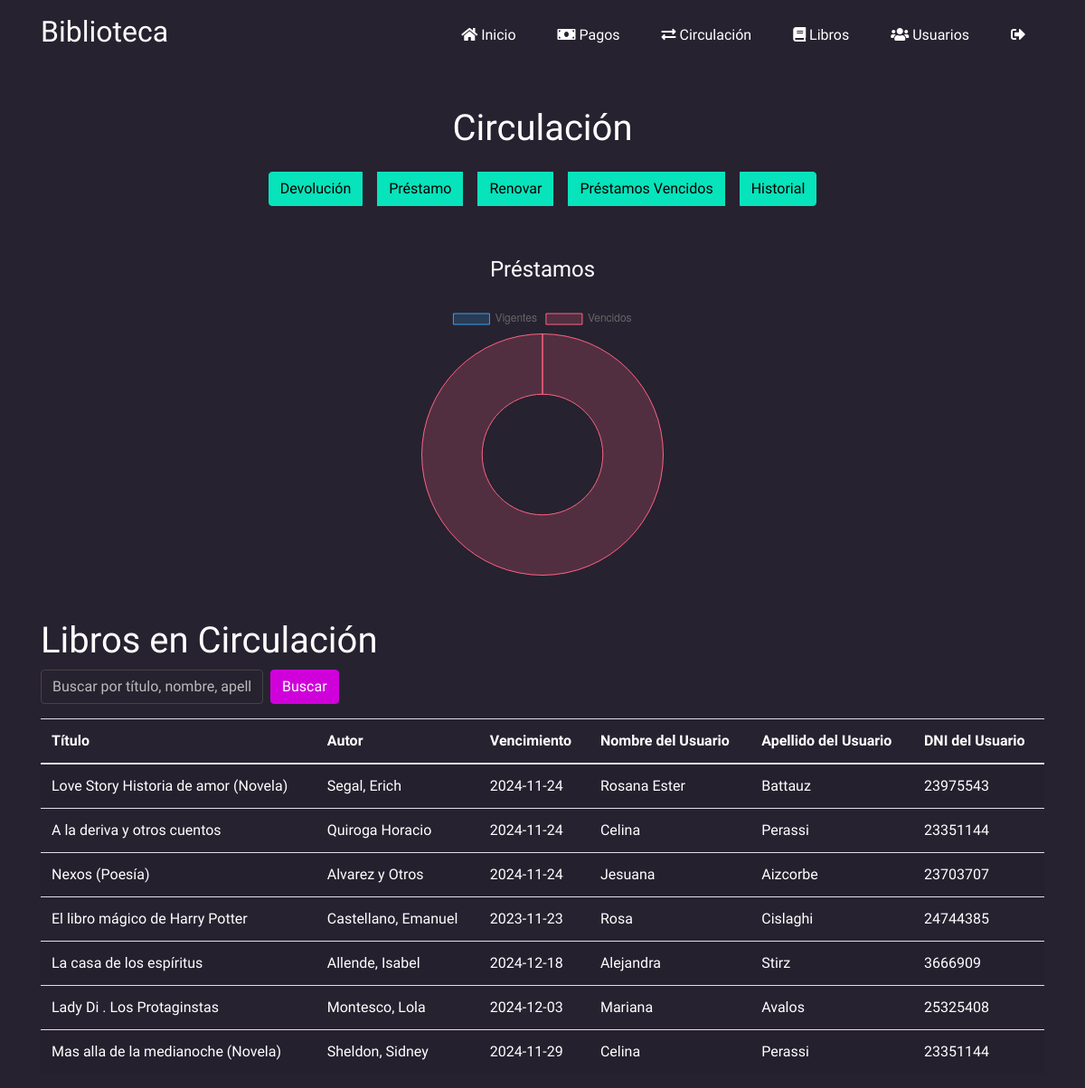
The page /circulacion/circulacion.php (signed in) on the database its author committed.
### tables this page shows
CREATE TABLE `prestamos` (
  `id` int(11) NOT NULL,
  `id_libro` int(11) NOT NULL,
  `id_usuario` int(11) NOT NULL,
  `vencimiento` date NOT NULL
);

CREATE TABLE `libros` (
  `AUTOR` varchar(255) NOT NULL,
  `TITULO` varchar(255) NOT NULL,
  `EDITORIAL` varchar(255) NOT NULL,
  `ISBN` varchar(50) NOT NULL,
  `ID` int(11) NOT NULL,
  `ESTANTE` varchar(255) DEFAULT NULL,
  `CATEGORIA` varchar(255) DEFAULT NULL,
  `CDU` varchar(255) DEFAULT NULL,
  `NUMERO` varchar(255) DEFAULT NULL,
  `ESTADO` varchar(255) DEFAULT NULL
);

CREATE TABLE `usuarios` (
  `id` int(11) NOT NULL,
  `password` text NOT NULL,
  `apellido` varchar(255) NOT NULL,
  `dni` varchar(20) NOT NULL,
  `categoria` varchar(50) NOT NULL,
  `correo` varchar(255) NOT NULL,
  `telefono` varchar(20) NOT NULL,
  `numero_de_socio` int(11) NOT NULL,
  `tipo_usuario` enum('administrador','socio') NOT NULL DEFAULT 'socio',
  `nombre` varchar(255) NOT NULL,
  `direccion` varchar(255) NOT NULL,
  `genero` varchar(10) DEFAULT NULL
);

### circulacion/circulacion.php (the view, shortened to what this page needs)
<?php include 'header_circulacion.php'; ?>
<?php include '../db_connection.php'; ?>
<main class="container mt-5">
    <?php
    $sql = "SELECT
                SUM(CASE WHEN vencimiento >= CURDATE() THEN 1 ELSE 0 END) AS vigentes,
                SUM(CASE WHEN vencimiento < CURDATE() THEN 1 ELSE 0 END) AS vencidos
            FROM prestamos";
    $result = $conn->query($sql);
    $vigentes = 0;
    $vencidos = 0;
    if ($result->num_rows > 0) {
        $row = $result->fetch_assoc();
        $vigentes = $row['vigentes'];
        $vencidos = $row['vencidos'];
    }
    ?>
    <div class="container mt-5 text-center">
        <h4 class="mb-4">Préstamos</h4>
        <div class="chart-container" style="width: 400px; height: 400px; margin: 0 auto;">
            <canvas id="prestamosChart"></canvas>
        </div>
    </div>
    <h1 class="mt-5">Libros en Circulación</h1>
    <?php
    $search_term = '';
    $libros_sql = "SELECT prestamos.id AS prestamo_id, libros.titulo, libros.autor, prestamos.vencimiento,
                          usuarios.nombre, usuarios.apellido, usuarios.dni
                   FROM prestamos
                   JOIN libros ON prestamos.id_libro = libros.id
                   JOIN usuarios ON prestamos.id_usuario = usuarios.id
                   WHERE libros.titulo LIKE ? OR usuarios.nombre LIKE ? OR usuarios.apellido LIKE ? OR usuarios.dni LIKE ?";
    $stmt = $conn->prepare($libros_sql);
    $search_term_like = '%' . $search_term . '%';
    $stmt->bind_param("ssss", $search_term_like, $search_term_like, $search_term_like, $search_term_like);
    $stmt->execute();
    $libros_result = $stmt->get_result();
    ?>
    <form method="GET" action="circulacion.php" class="form-inline mb-3">
        <input type="text" name="search" class="form-control mr-2" placeholder="Buscar por título, nombre, apellido o DNI" value="<?php echo htmlspecialchars($search_term); ?>">
        <button type="submit" class="btn btn-primary buscar-btn buscar-btn">Buscar</button>
    </form>
    <?php if ($libros_result->num_rows > 0): ?>
        <div class="table-responsive">
            <table class="table table-striped">
                <thead>
                    <tr>
                        <th>Título</th>
                        <th>Autor</th>
                        <th>Vencimiento</th>
                        <th>Nombre del Usuario</th>
                        <th>Apellido del Usuario</th>
                        <th>DNI del Usuario</th>
                    </tr>
                </thead>
                <tbody>
                    <?php while ($row = $libros_result->fetch_assoc()): ?>
                        <tr>
                            <td><?php echo htmlspecialchars($row['titulo']); ?></td>
                            <td><?php echo htmlspecialchars($row['autor']); ?></td>
                            <td><?php echo htmlspecialchars($row['vencimiento']); ?></td>
                            <td><?php echo htmlspecialchars($row['nombre']); ?></td>
                            <td><?php echo htmlspecialchars($row['apellido']); ?></td>
                            <td><?php echo htmlspecialchars($row['dni']); ?></td>
                        </tr>
                    <?php endwhile; ?>
                </tbody>
            </table>
        </div>
    <?php else: ?>
        <p>No se encontraron libros prestados.</p>
    <?php endif; ?>
</main>
<script>
    document.addEventListener("DOMContentLoaded", function() {
        var ctx = document.getElementById('prestamosChart').getContext('2d');
        var prestamosChart = new Chart(ctx, {
            type: 'doughnut',
            data: {
                labels: ['Vigentes', 'Vencidos'],
                datasets: [{
                    label: 'Préstamos',
                    data: [<?php echo $vigentes; ?>, <?php echo $vencidos; ?>],
                    backgroundColor: [
                        'rgba(54, 162, 235, 0.2)',
                        'rgba(255, 99, 132, 0.2)'
                    ],
                    borderColor: [
                        'rgba(54, 162, 235, 1)',
                        'rgba(255, 99, 132, 1)'
                    ],
                    borderWidth: 1
                }]
            },
            options: {
                responsive: true,
                maintainAspectRatio: false,
                plugins: {
                    legend: {
                        position: 'top',
                    },
                    tooltip: {
                        callbacks: {
                            label: function(tooltipItem) {
                                return tooltipItem.label + ': ' + tooltipItem.raw;
                            }
                        }
                    }
                }
            }
        });
    });
</script>
</body>
</html>

### header.php (shortened to what this page needs)
<?php
$es_administrador = isset($_SESSION['tipo_usuario']) && $_SESSION['tipo_usuario'] === 'administrador';
?>
<!DOCTYPE html>
<html lang="es">
<head>
    <link href="https://stackpath.bootstrapcdn.com/bootstrap/4.5.2/css/bootstrap.min.css" rel="stylesheet">
    <link rel="stylesheet" href="https://cdnjs.cloudflare.com/ajax/libs/font-awesome/5.15.3/css/all.min.css">
</head>
<body class="lexend-custom">
<header class="text-white p-3 header-large" id="main-header">
    <div class="container">
        <div class="d-flex justify-content-between align-items-center">
            <h1 class="h3">Biblioteca</h1>
            <nav class="top-menu">
                    <a href="/biblioteca/inicio/inicio.php" class="btn btn-custom"><i class="fas fa-home"></i> Inicio</a>
                <?php if ($es_administrador): ?>
                    <a href="/biblioteca/pagos/pagar_cuota.php" class="btn btn-custom"><i class="fas fa-money-bill"></i> Pagos</a>
                    <a href="/biblioteca/circulacion/circulacion.php" class="btn btn-custom"><i class="fas fa-exchange-alt"></i> Circulación</a>
                    <a href="/biblioteca/libros/libros_buscar.php" class="btn btn-custom"><i class="fas fa-book"></i> Libros</a>
                    <a href="/biblioteca/usuarios/permisos.php" class="btn btn-custom"><i class="fas fa-users"></i> Usuarios</a>
                <?php endif; ?>
                <a href="/biblioteca/logout.php" class="btn btn-custom"><i class="fas fa-sign-out-alt"></i></a>
            </nav>
        </div>
    </div>
</header>
</body>
</html>

### circulacion/header_circulacion.php (shortened to what this page needs)
<?php include '../header.php'; ?>
<!DOCTYPE html>
<html lang="es">
<head>
    <link rel="stylesheet" href="https://stackpath.bootstrapcdn.com/bootstrap/4.5.2/css/bootstrap.min.css">
</head>
<body>
    <div class="container mt-5 text-center">
        <h1 class="my-4"><a href="circulacion.php" class="circulacion-link">Circulación</a></h1>
        <div class="d-flex flex-wrap justify-content-center mb-4">
            <div class="btn-group flex-wrap" role="group" aria-label="Acciones de circulación">
                <a href="devolucion.php" class="btn circulacion-btn mx-2 mb-2">Devolución</a>
                <a href="prestamo.php" class="btn circulacion-btn mx-2 mb-2">Préstamo</a>
                <a href="renovar.php" class="btn circulacion-btn mx-2 mb-2">Renovar</a>
                <a href="prestamos_caducados.php" class="btn circulacion-btn mx-2 mb-2">Préstamos Vencidos</a>
                <a href="historial_prestamos.php" class="btn circulacion-btn mx-2 mb-2">Historial</a>
            </div>
        </div>
    </div>
</body>
</html>

### header.php (style rules this page uses)
.lexend-custom { font-family: 'Lexend', sans-serif; font-optical-sizing: auto; font-weight: 400; font-style: normal; }
header { position: fixed; top: 0; width: 100%; z-index: 1000; transition: all 0.3s ease-in-out; background-color: #272230; color: white; }
body { padding-top: 70px; }
.header-large { padding: 20px 0; background-color: #272230; height: 80px; }
.header-large .h3 { font-size: 2rem; }
.header-large .btn { padding: 10px 20px; font-size: 1rem; }
.header-small, .header-large, header { transition: all 0.3s ease-in-out; }
.header-small .h3, .header-large .h3, header .h3 { transition: all 0.3s ease-in-out; }
.header-small .btn, .header-large .btn, header .btn { transition: all 0.3s ease-in-out; }
.btn-custom { background: none; color: white; border: none; }
.buscar-btn { background-color: #d000db !important; border-color: #d000db !important; }

### circulacion/header_circulacion.php (style rules this page uses)
.circulacion-btn { background-color: #07e3bb !important; border-color: #07e3bb !important; color: black !important; }
body, body * { color: white !important; }
body { background-color: #272230 !important; color: white !important; }
.form-control { background-color: #272230 !important; color: white !important; border: 1px solid #444 !important; }
.form-control::placeholder { color: #bbb !important; }
.circulacion-link { color: white; text-decoration: none; }

### circulacion/circulacion.php (style rules this page uses)
.chart-container { max-width: 300px; max-height: 300px; margin: 0 auto; }

### rows shown on the page
prestamos: id_libro.TITULO "Love Story Historia de amor (Novela)", id_libro.AUTOR "Segal, Erich", vencimiento "2024-11-24", id_usuario.nombre "Rosana Ester", id_usuario.apellido "Battauz", id_usuario.dni "23975543"
prestamos: id_libro.TITULO "A la deriva y otros cuentos", id_libro.AUTOR "Quiroga Horacio", vencimiento "2024-11-24", id_usuario.nombre "Celina", id_usuario.apellido "Perassi", id_usuario.dni "23351144"
prestamos: id_libro.TITULO "Nexos (Poesía)", id_libro.AUTOR "Alvarez y Otros", vencimiento "2024-11-24", id_usuario.nombre "Jesuana", id_usuario.apellido "Aizcorbe", id_usuario.dni "23703707"
prestamos: id_libro.TITULO "El libro mágico de Harry Potter", id_libro.AUTOR "Castellano, Emanuel", vencimiento "2023-11-23", id_usuario.nombre "Rosa", id_usuario.apellido "Cislaghi", id_usuario.dni "24744385"
prestamos: id_libro.TITULO "La casa de los espíritus", id_libro.AUTOR "Allende, Isabel", vencimiento "2024-12-18", id_usuario.nombre "Alejandra", id_usuario.apellido "Stirz", id_usuario.dni "3666909"
prestamos: id_libro.TITULO "Lady Di . Los Protaginstas", id_libro.AUTOR "Montesco, Lola", vencimiento "2024-12-03", id_usuario.nombre "Mariana", id_usuario.apellido "Avalos", id_usuario.dni "25325408"
prestamos: id_libro.TITULO "Mas alla de la medianoche (Novela)", id_libro.AUTOR "Sheldon, Sidney", vencimiento "2024-11-29", id_usuario.nombre "Celina", id_usuario.apellido "Perassi", id_usuario.dni "23351144"

### other values the page prints
chart data {{ $vigentes }} 0
